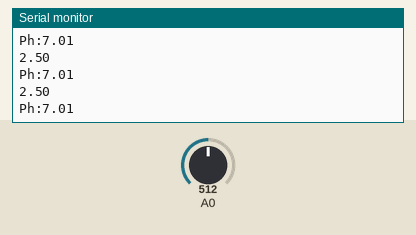
Recording of a sketch running on a simulated Arduino Uno, built with avr-gcc and run on an emulated ATmega328P. Parts: the last lines printed to the serial monitor. Inputs (shaded band) come from the test bench; at power-on: A0 = 512.

Above: at 1.2 s.
1.3 s: A0 set to 716
At 1.9 s:
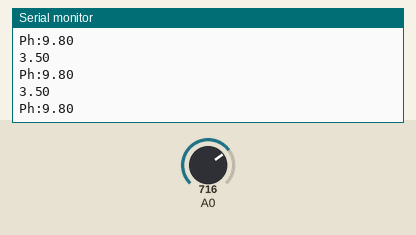
2.8 s: A0 set to 900
At 3.5 s:
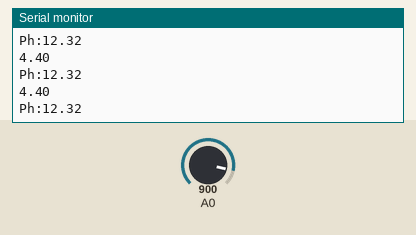
Timing chart, 0 to 5.8 s (numbered marks = the images above; inputs shaded):
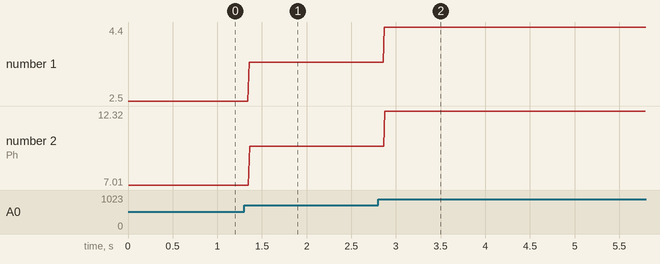

The sketch:

pH.ino
```cpp
void setup() {
  Serial.begin(9600);
  pinMode(A0,INPUT);


  }

void loop() {
  int bruto = analogRead(A0);
  float voltagem = float(bruto)/1023*5.0;
  Serial.println(voltagem);

  float ph= (7*voltagem)/2.5;
  Serial.print("Ph:");
  Serial.println(ph);
  delay(10);
}
```

Measured:
- after the input at 1.3 s, the serial monitor: prints a new line after 0.06 s (image 1)
- after the input at 2.8 s, the serial monitor: prints a new line after 0.07 s (image 2)
- plotted number 1: 2.5 → 3.5 after the input at 1.3 s, 3.5 → 4.4 after the input at 2.8 s
- plotted number 2: 7.01 → 9.8 after the input at 1.3 s, 9.8 → 12.32 after the input at 2.8 s
